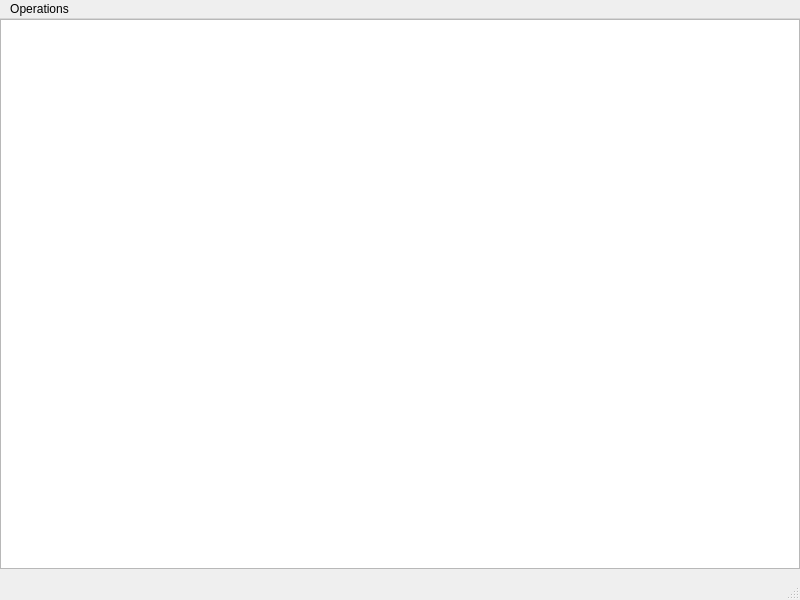
<?xml version="1.0" encoding="UTF-8"?>
<ui version="4.0">
 <class>FenetrePrincipal</class>
 <widget class="QMainWindow" name="FenetrePrincipal">
  <property name="geometry">
   <rect>
    <x>0</x>
    <y>0</y>
    <width>800</width>
    <height>600</height>
   </rect>
  </property>
  <property name="windowTitle">
   <string>FenetrePrincipal</string>
  </property>
  <widget class="QWidget" name="centralwidget">
   <widget class="QTextEdit" name="textEdit">
    <property name="geometry">
     <rect>
      <x>0</x>
      <y>0</y>
      <width>800</width>
      <height>550</height>
     </rect>
    </property>
    <property name="readOnly">
     <bool>true</bool>
    </property>
   </widget>
  </widget>
  <widget class="QMenuBar" name="menubar">
   <property name="geometry">
    <rect>
     <x>0</x>
     <y>0</y>
     <width>800</width>
     <height>22</height>
    </rect>
   </property>
   <widget class="QMenu" name="menuOperations">
    <property name="title">
     <string>Operations</string>
    </property>
    <widget class="QMenu" name="menuAjouter_Referenence">
     <property name="title">
      <string>Ajouter Referenence</string>
     </property>
     <addaction name="actionJournal"/>
     <addaction name="actionOuvrage"/>
    </widget>
    <addaction name="menuAjouter_Referenence"/>
    <addaction name="actionSupprimerreference"/>
    <addaction name="actionQuitter"/>
   </widget>
   <addaction name="menuOperations"/>
  </widget>
  <widget class="QStatusBar" name="statusbar"/>
  <action name="actionQuitter">
   <property name="text">
    <string>Quitter</string>
   </property>
  </action>
  <action name="actionJournal">
   <property name="text">
    <string>Journal</string>
   </property>
  </action>
  <action name="actionOuvrage">
   <property name="text">
    <string>Ouvrage</string>
   </property>
  </action>
  <action name="actionSupprimerreference">
   <property name="text">
    <string>Supprimer reference</string>
   </property>
  </action>
 </widget>
 <resources/>
 <connections>
  <connection>
   <sender>actionQuitter</sender>
   <signal>triggered()</signal>
   <receiver>FenetrePrincipal</receiver>
   <slot>close()</slot>
   <hints>
    <hint type="sourcelabel">
     <x>-1</x>
     <y>-1</y>
    </hint>
    <hint type="destinationlabel">
     <x>399</x>
     <y>299</y>
    </hint>
   </hints>
  </connection>
  <connection>
   <sender>actionJournal</sender>
   <signal>triggered()</signal>
   <receiver>FenetrePrincipal</receiver>
   <slot>formJournal()</slot>
   <hints>
    <hint type="sourcelabel">
     <x>-1</x>
     <y>-1</y>
    </hint>
    <hint type="destinationlabel">
     <x>399</x>
     <y>299</y>
    </hint>
   </hints>
  </connection>
  <connection>
   <sender>actionOuvrage</sender>
   <signal>triggered()</signal>
   <receiver>FenetrePrincipal</receiver>
   <slot>formOuvrage()</slot>
   <hints>
    <hint type="sourcelabel">
     <x>-1</x>
     <y>-1</y>
    </hint>
    <hint type="destinationlabel">
     <x>399</x>
     <y>299</y>
    </hint>
   </hints>
  </connection>
  <connection>
   <sender>actionSupprimerreference</sender>
   <signal>triggered()</signal>
   <receiver>FenetrePrincipal</receiver>
   <slot>formSupprimerReference()</slot>
   <hints>
    <hint type="sourcelabel">
     <x>-1</x>
     <y>-1</y>
    </hint>
    <hint type="destinationlabel">
     <x>399</x>
     <y>299</y>
    </hint>
   </hints>
  </connection>
 </connections>
 <slots>
  <slot>formJournal()</slot>
  <slot>formOuvrage()</slot>
  <slot>formSupprimerReference()</slot>
 </slots>
</ui>
